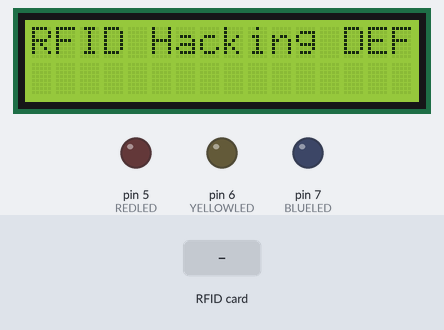
Simulated run of this sketch. Board: Arduino Uno, built with avr-gcc and run on an emulated ATmega328P. Parts: 16×2 character LCD, output pins drawn as LEDs (lit = HIGH). The test bench sets the inputs (shaded band). Pins used as bus, display or sensor lines are not drawn; what the sketch prints to the serial monitor is not drawn.

Above: at 1.3 s.
1.4 s: RFID card F4 E2 50 89 held to the reader
At 2.6 s:
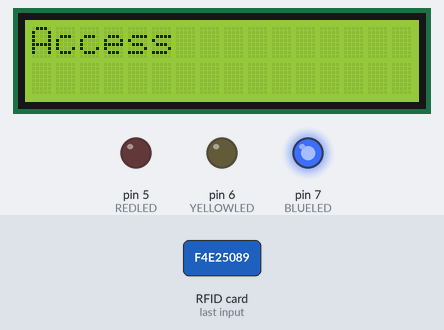
3.2 s: RFID card 5E 7A 19 C4 held to the reader
At 4.7 s:
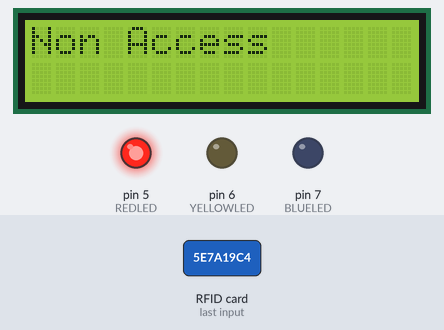
Timing chart, 0 to 6.2 s (numbered marks = the images above; inputs shaded):
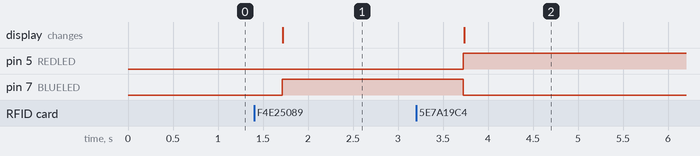

The sketch:

access.ino
```cpp
#include <SPI.h>
#include <Wire.h>
#include "LiquidCrystal_I2C.h"
#include <MFRC522.h>
                    //부저 핀 선언
#define REDLED 5                                //3색 LED 핀 선언
#define YELLOWLED 6
#define BLUELED 7
#define RST_PIN 9                  //SPI 리셋 핀 설정
#define SS_PIN 10                  //SPI 선택 핀 설정

MFRC522 mfrc522(SS_PIN, RST_PIN);               //MFRC522 인스턴스 생성
LiquidCrystal_I2C lcd(0x27,16,2);
byte buff[18];                                  //바이트 저장 변수
byte buff_size = sizeof(buff);                  //사이즈 크기 변수


void setup() {
  pinMode(REDLED,OUTPUT);                       //3색 LED 출력핀 설정
  pinMode(YELLOWLED,OUTPUT);
  pinMode(BLUELED,OUTPUT);                      //부져 출력핀 설정
  Serial.begin(9600);                           //시리얼 통신 시작
  SPI.begin();                                  //SPI 버스 시작
  mfrc522.PCD_Init();                           //MFRC522 시작
  mfrc522.PCD_DumpVersionToSerial();            //PCD의 세부정보 표시 - MFRC522 카드 세부정보 표시
  Serial.println(F("RFID Hacking Ready"));
  lcd.init();                                   //LCD 초기화
  lcd.backlight();                              //LCD 백라이트 출력
  lcd.print("RFID Hacking DEF");               //LCD 글자 표시
}

void print_buffer(byte buffer[])                //버퍼에 있는 16바이트를 시리얼 모니터에 표시
{
  Serial.print(String("buffer[] = {"));
  for(int i = 0; i < 16; i++){
    if(i != 0)
    Serial.print(',');
    Serial.print(buffer[i]);
  }
  Serial.print("}");
}

void loop(){

  String content= "";

  if ( !mfrc522.PICC_IsNewCardPresent() || !mfrc522.PICC_ReadCardSerial() ) {
    delay(500);
    return;
  }
  Serial.print("Card UID:"); // 태그의 UID출력
  for (byte i = 0; i < 4; i++) { // 태그의 ID출력하는 반복문.태그의 ID사이즈(4)까지
    Serial.print(mfrc522.uid.uidByte[i], HEX);
    Serial.print(" ");
  }
  Serial.println();

  for (byte i = 0; i < mfrc522.uid.size; i++)
  {
     Serial.print(mfrc522.uid.uidByte[i] < 0x10 ? " 0" : " ");
     Serial.print(mfrc522.uid.uidByte[i], HEX);
     content.concat(String(mfrc522.uid.uidByte[i] < 0x10 ? " 0" : " "));
     content.concat(String(mfrc522.uid.uidByte[i], HEX));
  }

  content.toUpperCase();

   if(content.substring(1) == "F4 E2 50 89"){  //RFID Key 확인
     lcd.clear();                               //LCD 표기된 글자 지우기
     digitalWrite(REDLED,LOW);                  //빨간색 LED 끄기
     digitalWrite(BLUELED,HIGH);                //파란색 LED 켜기
     lcd.print("Access");                       //LCD 글자 표기
   }
   else                                         //아닌 경우
   {
     lcd.clear();                               //LCD 표기된 글자 지우기
     digitalWrite(REDLED,HIGH);                 //빨간색 LED 켜기
     digitalWrite(BLUELED,LOW);                 //파란색 LED 끄기
     lcd.print("Non Access");                   //LCD 글자 표기
   }

   delay(2000);
}
```

Measured:
- after the input at 1.4 s, pin 7 (BLUELED): LOW → HIGH after 0.31 s; the display: changes after 0.32 s (image 1)
- after the input at 3.2 s, pin 5 (REDLED): LOW → HIGH after 0.53 s; pin 7 (BLUELED): HIGH → LOW after 0.53 s; the display: changes after 0.54 s (image 2)
